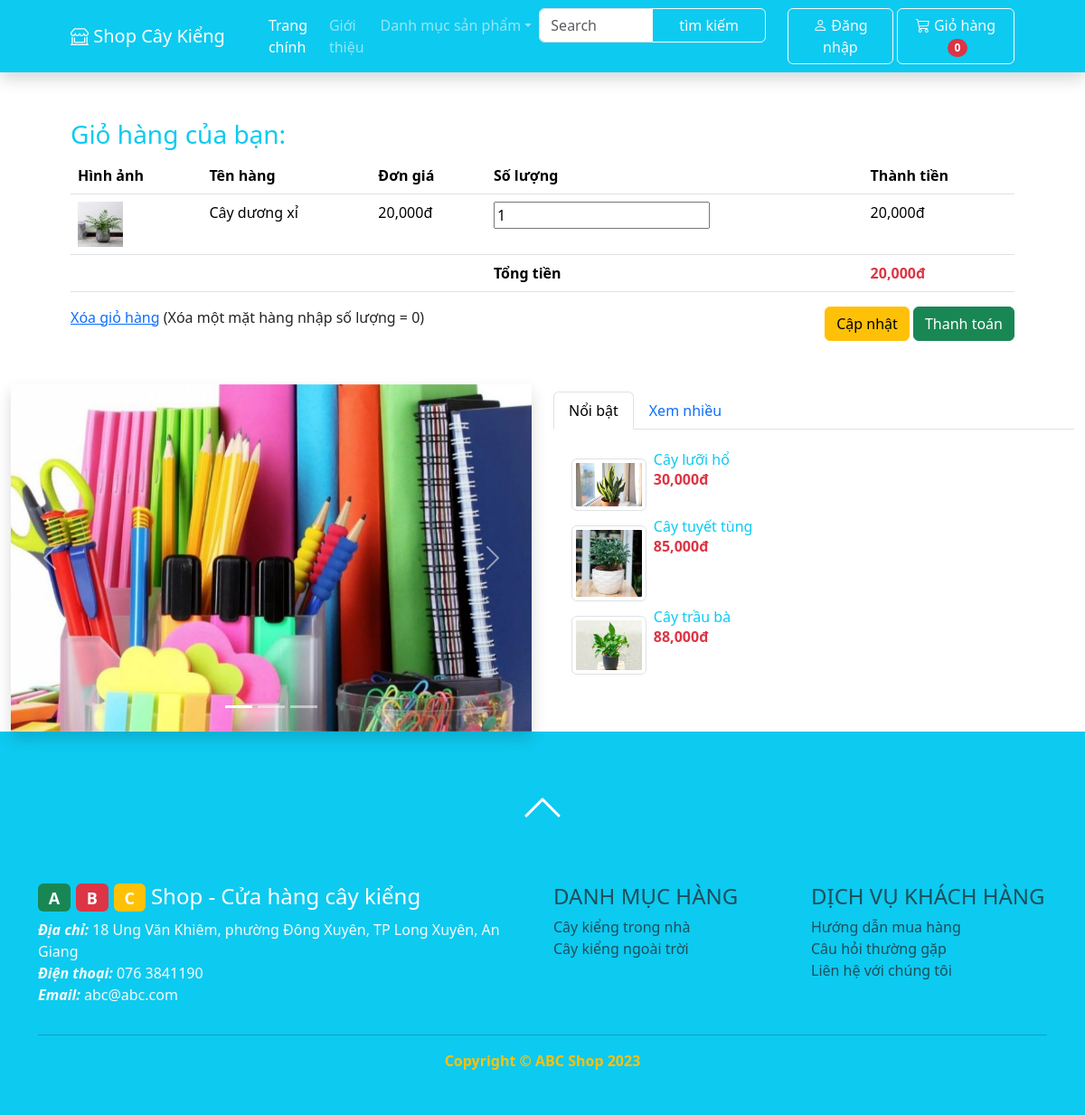
/index.php?action=chovaogio&id=4, run on an earlier commit of the app's database.
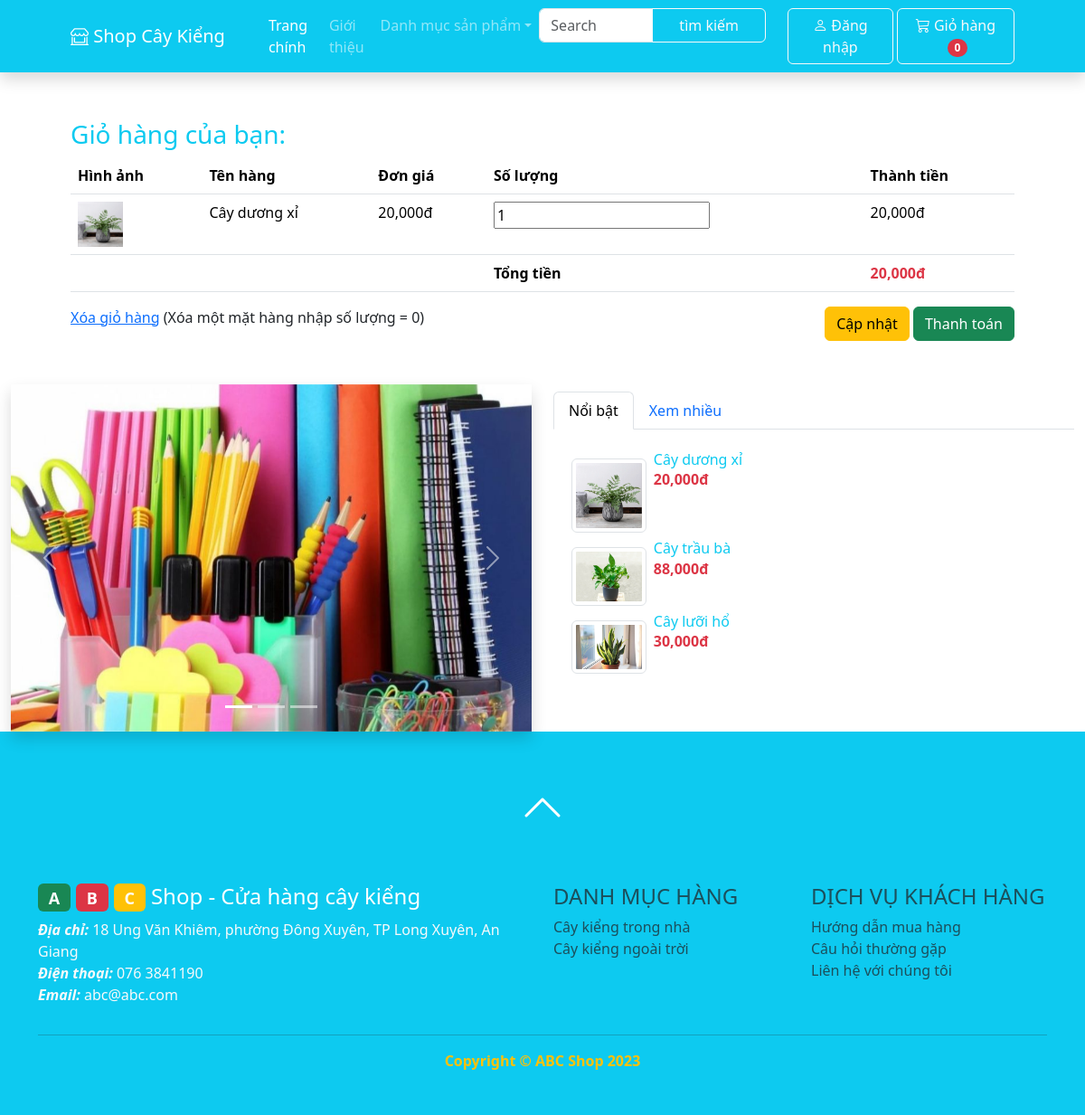
And on a later commit of the database.
### tables this page shows
CREATE TABLE `sanpham` (
  `id` int(11) NOT NULL,
  `tensp` text NOT NULL,
  `phanloaisp` int(11) NOT NULL,
  `mota` text NOT NULL,
  `giagoc` float NOT NULL,
  `giaban` float NOT NULL,
  `soluongton` int(11) NOT NULL,
  `hinhanh` text NOT NULL,
  `luotxem` int(11) NOT NULL,
  `luotmua` int(11) NOT NULL
);

CREATE TABLE `phanloai` (
  `id` int(11) NOT NULL,
  `tenpl` text NOT NULL
);

### model/giohang.php (called while the page is built, shortened)
<?php
function laygiohang()
{
    $mh = array();
    $mh_db = new SANPHAM();
    foreach ($_SESSION['giohang'] as $id => $soluong) {
        $m = $mh_db->laysanphamtheoid($id);
        $dongia = $m['giaban'];
        $solg = intval($soluong);
        $thtien = round($dongia * $soluong, 2);
        $mh[$id]['tensp'] = $m['tensp'];
        $mh[$id]['hinhanh'] = $m['hinhanh'];
        $mh[$id]['giaban'] = $dongia;
        $mh[$id]['soluong'] = $solg;
        $mh[$id]['thanhtien'] = $thtien;
    }
    return $mh;
}
function demhangtronggio()
{
    return count($_SESSION['giohang']);
}
function tinhtiengiohang()
{
    $tong = 0;
    $giohang = laygiohang();
    foreach ($giohang as $mh) {
        $tong += $mh['giaban'] * $mh['soluong'];
    }
    return $tong;
}

### model/sanpham.php (called while the page is built, shortened)
<?php
class SANPHAM
{
    public function laysanphamtheoid($id)
    {
        $dbcon = DATABASE::connect();
        try {
            $sql = "SELECT * FROM sanpham WHERE id=:id";
            $cmd = $dbcon->prepare($sql);
            $cmd->bindValue(":id", $id);
            $cmd->execute();
            $result = $cmd->fetch();
            return $result;
        } catch (PDOException $e) {
            $error_message = $e->getMessage();
            echo "<p>Lỗi truy vấn: $error_message</p>";
            exit();
        }
    }
    public function laysanphamxemnhieu()
    {
        $dbcon = DATABASE::connect();
        try {
            $sql = "SELECT * FROM sanpham ORDER BY luotxem DESC LIMIT 3";
            $cmd = $dbcon->prepare($sql);
            $cmd->execute();
            $result = $cmd->fetchAll();
            return $result;
        } catch (PDOException $e) {
            $error_message = $e->getMessage();
            echo "<p>Lỗi truy vấn: $error_message</p>";
            exit();
        }
    }
}

### model/phanloai.php (called while the page is built, shortened)
<?php
class PHANLOAI{
    public function layphanloai(){
        $dbcon = DATABASE::connect();
        try{
            $sql = "SELECT * FROM phanloai";
            $cmd = $dbcon->prepare($sql);
            $cmd->execute();
            $result = $cmd->fetchAll();
            return $result;
        }
        catch(PDOException $e){
            $error_message = $e->getMessage();
            echo "<p>Lỗi truy vấn: $error_message</p>";
            exit();
        }
    }
}
?>

### public/inc/topview.php (the view)
<div class="d-flex flex-column">
<?php foreach($sanphamxemnhieu as $x): ?>
	<div style="max-height:100px"><a class="text-decoration-none" href="index.php?action=detail&id=<?php echo $x["id"]; ?>">
		<img style="max-width:15%" class="img-thumbnail float-start m-2"
			src="../<?php echo $x["hinhanh"]; ?>"
			alt="<?php echo $x["tensp"]; ?>">
		<h6 class="card-title text-info"><?php echo $x["tensp"]; ?></h6>
		<p class="card-text text-danger fw-bold"><?php echo number_format($x["giaban"]); ?>đ</p>	</a>
	</div>
<?php endforeach; ?>
</div>

### public/index.php (shortened to what this page needs)
<?php
require("../model/phanloai.php");
require("../model/sanpham.php");
require("../model/giohang.php");
$pl = new PHANLOAI();
$phanloai = $pl->layphanloai();
$sp = new SANPHAM();
$sanphamxemnhieu = $sp->laysanphamxemnhieu();
if (isset($_REQUEST["action"])) {
    $action = $_REQUEST["action"];
} else {
    $action = "null";
}
switch ($action) {
    case "chovaogio":
        $giohang = laygiohang();
        include("cart.php");
        break;
}

### public/inc/top.php (shortened to what this page needs)
<!DOCTYPE html>
<html lang="en">
<head>
    <link href="https://cdn.jsdelivr.net/npm/bootstrap@5.3.1/dist/css/bootstrap.min.css" rel="stylesheet">
    <link href="https://cdn.jsdelivr.net/npm/bootstrap-icons@1.5.0/font/bootstrap-icons.css" rel="stylesheet" />
</head>
<body id="top">
    <nav class="navbar navbar-expand-lg navbar-dark bg-info shadow">
        <div class="container px-4 px-lg-5">
            <a class="navbar-brand" href="index.php"><i class="bi bi-shop-window"></i> Shop Cây Kiểng</a>
            <div class="collapse navbar-collapse" id="navbarSupportedContent">
                <ul class="navbar-nav me-auto mb-2 mb-lg-0 ms-lg-4">
                    <li class="nav-item"><a class="nav-link active" aria-current="page" href="index.php">Trang chính</a></li>
                    <li class="nav-item"><a class="nav-link" href="#!">Giới thiệu</a></li>
                    <li class="nav-item dropdown">
                        <a class="nav-link dropdown-toggle" id="navbarDropdown" href="#" role="button" data-bs-toggle="dropdown" aria-expanded="false">Danh mục sản phẩm</a>
                    </li>
                </ul>
                <div class="row">
                    <div class="col ">
                        <form class="d-flex" method="post" action="index.php?action=search">
                            <div class="input-group">
                                <input type="text" class="form-control " placeholder="Search" name="txtsearch">
                                <input type="submit" class="form-control bg-info btn btn-outline-light" name="timkiem" value="tìm kiếm">
                            </div>
                        </form>
                    </div>
                    <div class="col ">
                        <div class="d-flex">
                            <a href="../index.php?action=dangnhap" class="btn btn-outline-light"><i class="bi bi-person"></i> Đăng nhập</a>&nbsp;
                            <a href="../cart.php" class="btn btn-outline-light"><i class="bi bi-cart3"></i> Giỏ hàng <span class="badge bg-danger text-white ms-1 rounded-pill">0</span></a>
                        </div>
                    </div>
                </div>
            </div>
        </div>
    </nav>
    <section class="py-5">
        <div class="container px-4 px-lg-5 mt-1">

### public/cart.php (shortened to what this page needs)
<?php include("inc/top.php"); ?>
<?php
if (demhangtronggio() == 0) { ?>
    <h3 class="text-info">Giỏ hàng rỗng!</h3>
    <p>Vui lòng chọn sản phẩm...</p>
<?php } else { ?>
    <h3 class="text-info">Giỏ hàng của bạn: </h3>
    <form action="index.php">
        <table class="table table-hove">
            <tr>
                <th>Hình ảnh</th>
                <th>Tên hàng</th>
                <th>Đơn giá</th>
                <th>Số lượng</th>
                <th>Thành tiền</th>
            </tr>
            <?php foreach ($giohang as $id => $mh) : ?>
                <tr>
                    <td><img width="50" src="../<?php echo $mh["hinhanh"]; ?>" alt=""> </td>
                    <td><?php echo $mh["tensp"]; ?></td>
                    <td><?php echo number_format($mh["giaban"]); ?>đ</td>
                    <td><input type="number" name="mh[<?php echo $id; ?>]" id="" value="<?php echo $mh["soluong"]; ?>"> </td>
                    <td><?php echo number_format($mh["thanhtien"]); ?>đ</td>
                </tr>
            <?php endforeach; ?>
            <tr>
                <td colspan="3"></td>
                <td class="fw-bold">Tổng tiền</td>
                <td class="text-danger fw-bold">
                    <?php echo number_format(tinhtiengiohang()); ?>đ
                </td>
            </tr>
        </table>
        <div class="row">
            <div class="col">
                <a href="index.php?action=xoagiohang">Xóa giỏ hàng</a>
                (Xóa một mặt hàng nhập số lượng = 0)
            </div>
            <div class="col text-end">
                <input type="submit" class="btn btn-warning" value="Cập nhật">
                <a href="index.php?action=thanhtoan" class="btn btn-success">Thanh toán</a>
            </div>
        </div>
    </form>
<?php }
?>
<?php include("inc/bottom.php"); ?>

### public/inc/bottom.php (shortened to what this page needs)
            </div>
        </section>
        <section>
            <div class="container-fluid">
                <div class="row">
                    <div class="col-md-6">
                        <?php include("inc/carousel.php"); ?>
                    </div>
                    <div class="col-md-6 pt-2">
                      <ul class="nav nav-tabs" role="tablist">
                        <li class="nav-item">
                          <a class="nav-link active" data-bs-toggle="tab" href="#menu1">Nổi bật</a>
                        </li>
                        <li class="nav-item">
                          <a class="nav-link" data-bs-toggle="tab" href="#menu2">Xem nhiều</a>
                        </li>
                      </ul>
                      <div class="tab-content">
                        <div id="menu1" class="container tab-pane active"><br>
                          <?php include("inc/topview.php"); ?>
                        </div>
                      </div>
                    </div>
                </div>
            </div>
        </section>
        <footer class="py-5 bg-info">
            <div class="text-center mb-5"><a class="text-warning" href="#top"><i class="bi bi-chevron-up"  style="font-size: 3rem; font-weight: bold; color:white;"></i></a></div>
            <div class="container">
                <div class="row">
                    <div class="col-md-6 text-light">
                        <a href="index.php" class="text-decoration-none text-white">
                        <h4><span class="badge text-white bg-success">A</span>
                            <span class="badge text-white bg-danger">B</span>
                            <span class="badge text-white bg-warning">C</span> Shop - Cửa hàng cây kiểng</h4></a>
                        <p><b><i>Địa chỉ:</i></b> 18 Ung Văn Khiêm, phường Đông Xuyên, TP Long Xuyên, An Giang<br>
                            <b><i>Điện thoại:</i></b> 076 3841190<br>
                            <b><i>Email:</i></b> abc@abc.com</p>
                    </div>
                    <div class="col-md-3 text-muted">
                        <h4>DANH MỤC HÀNG</h4>
                        <?php foreach ($phanloai as $l): ?>
                            <a class="list-group-item" href="?action=group&id=<?php echo $l["id"]; ?>">
							<?php echo $l["tenpl"]; ?>
							</a>
                        <?php endforeach; ?>
                    </div>
                    <div class="col-md-3 text-muted">
                        <h4>DỊCH VỤ KHÁCH HÀNG</h4>
                        <a href="#" class="list-group-item">Hướng dẫn mua hàng</a>
                        <a href="#" class="list-group-item">Câu hỏi thường gặp</a>
                        <a href="#" class="list-group-item">Liên hệ với chúng tôi</a>
                    </div>
                </div>
                <hr>
                <p class="m-0 text-center text-warning fw-bolder">Copyright &copy; ABC Shop 2023</p></div>
        </footer>
    </body>
</html>

### public/inc/carousel.php (shortened to what this page needs)
<div id="demo" class="carousel slide shadow" data-bs-ride="carousel">
    <div class="carousel-indicators">
        <button type="button" data-bs-target="#demo" data-bs-slide-to="0" class="active"></button>
        <button type="button" data-bs-target="#demo" data-bs-slide-to="1"></button>
        <button type="button" data-bs-target="#demo" data-bs-slide-to="2"></button>
    </div>
    <div class="carousel-inner">
        <div class="carousel-item active">
            <img src="../images/carousel/h1.jpg" alt="Cây kiểng" class="d-block w-100">
        </div>
    </div>
    <button class="carousel-control-prev" type="button" data-bs-target="#demo" data-bs-slide="prev">
        <span class="carousel-control-prev-icon"></span>
    </button>
    <button class="carousel-control-next" type="button" data-bs-target="#demo" data-bs-slide="next">
        <span class="carousel-control-next-icon"></span>
    </button>
</div>

What changed in the data, as far as the page shows it:
no longer on this page (row unchanged): sanpham: hinhanh (picture), tensp "Cây tuyết tùng", giaban "85,000"
now on one of the page's lists (row edited): sanpham: tensp "Cây dương xỉ", giaban "20,000"
changed sanpham "Cây trầu bà": moves up the list
